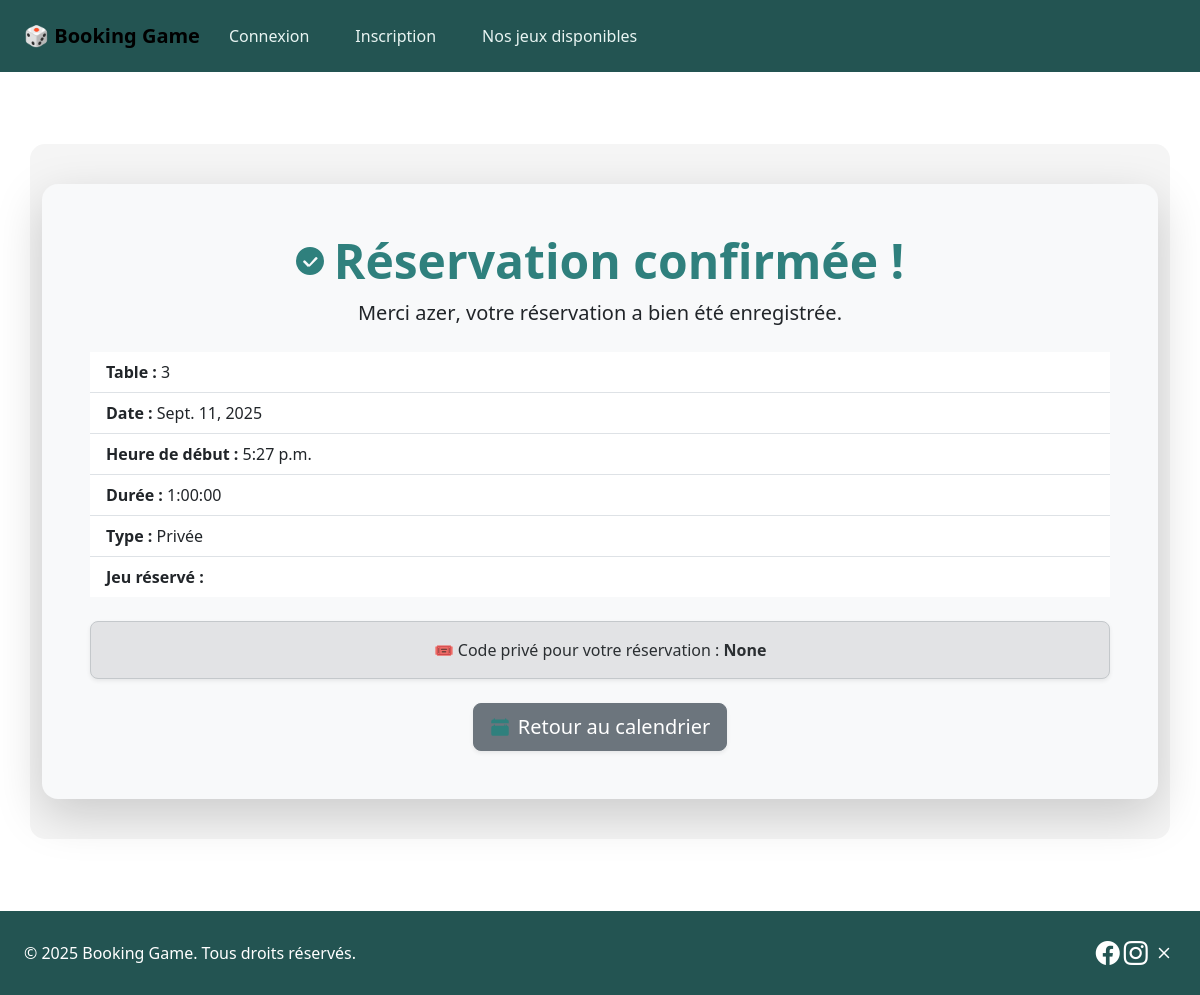
Before: /booking-confirmation/1/ with the older database file.
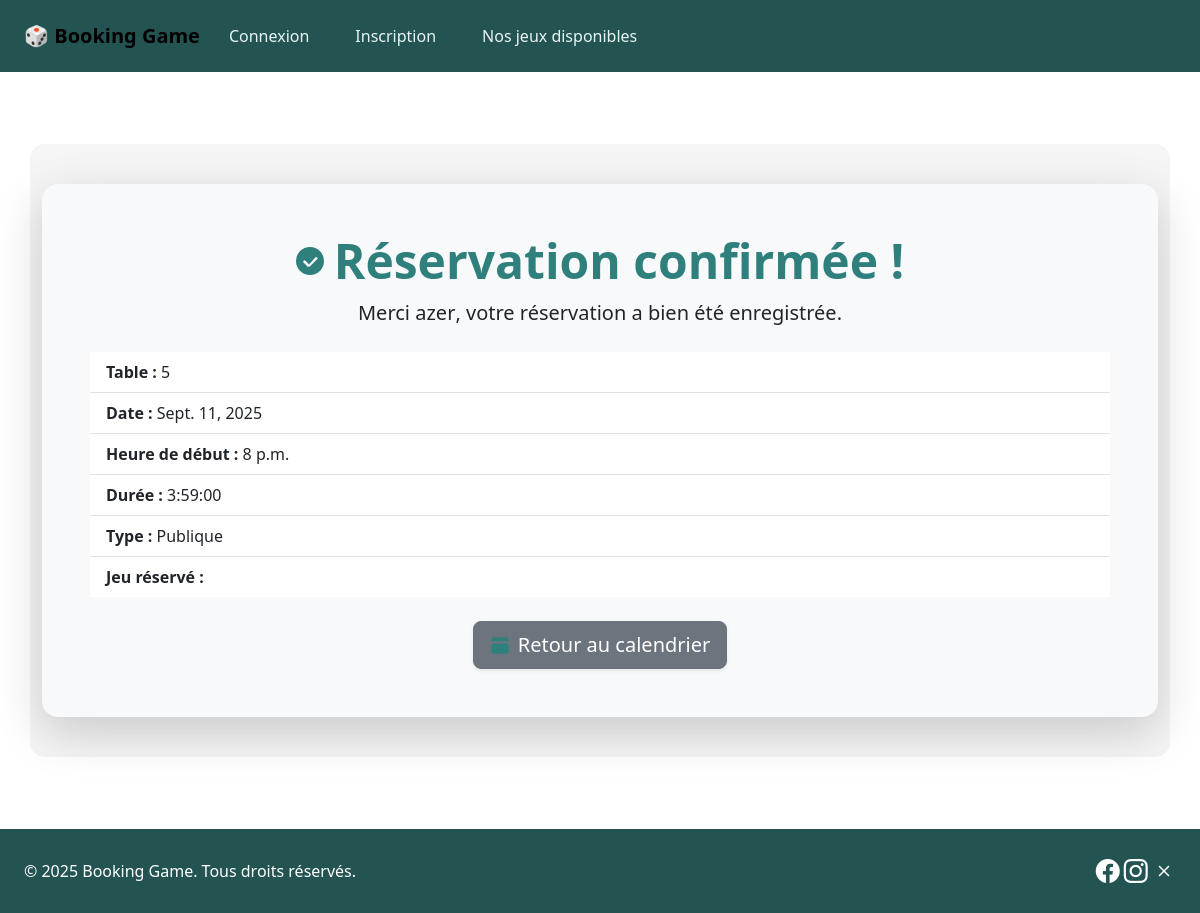
After: the same page with the newer database file.
### tables_app/models.py (models this page shows, shortened)
class Booking(models.Model):
    date = models.DateField(default=timezone.now)
    start_time = models.TimeField()
    duration = models.DurationField(help_text="Durée (HH:MM:SS)")
    booking_type = models.CharField(max_length=10, choices=BookingType.choices)
    table = models.ForeignKey("Table", on_delete=models.CASCADE)
    main_customer = models.ForeignKey(settings.AUTH_USER_MODEL, on_delete=models.CASCADE, related_name='bookings')
    code = models.CharField(max_length=10, blank=True, null=True)  # ajout du code
    game = models.ForeignKey("tables_app.Game", on_delete=models.SET_NULL, null=True, blank=True)
    custom_game = models.CharField(max_length=100, blank=True, null=True)

class Table(models.Model):
    number_table = models.IntegerField(unique=True)
    capacity_table = models.IntegerField()
    state_table = models.CharField(max_length=10, choices=TableEtat.choices, default=TableEtat.LIBRE)
    game_table = models.ForeignKey("Game", null=True, blank=True, on_delete=models.SET_NULL)
    code_table = models.CharField(max_length=20, null=True, blank=True)
    customer_table = models.ManyToManyField(settings.AUTH_USER_MODEL,
                                            blank=True,
                                            related_name='joined_tables')

### users_app/models.py (models this page shows, shortened)
class User(AbstractUser):
    username = models.EmailField(unique=True)
    pseudo = models.CharField(max_length=50, unique=True)
    phone = models.CharField(max_length=20, blank=True, null=True)
    favorite_games = models.ManyToManyField("tables_app.Game", blank=True, related_name='fans')

### tables_app/views.py (the view)
# urls.py: path('booking-confirmation/<int:booking_id>/', views.booking_confirmation, name='booking_confirmation'),
def booking_confirmation(request, booking_id):
    booking = get_object_or_404(Booking, id=booking_id)
    return render(request, "tables_app/booking_confirmation.html", {
        "booking": booking
    })

### tables_app/templates/tables_app/booking_confirmation.html (shortened to what this page needs)
{% extends "base.html" %}
{% load static %}
{% block content %}
<div class="container my-5">
    <div class="card shadow-lg border-0 rounded-4 bg-light">
        <div class="card-body text-center p-5">
            <div class="mb-4 text-center">
    <h1 class="display-5 fw-bold"
        style="color:#2F807D; display:flex; justify-content:center; align-items:center; gap:10px;">
        <svg xmlns="http://www.w3.org/2000/svg" width="28" height="28"
             fill="#2F807D" class="bi bi-check-circle-fill" viewBox="0 0 16 16">
            <path d="M16 8A8 8 0 1 1 0 8a8 8 0 0 1 16 0zM6.97 11.03
                     a.75.75 0 0 0 1.07.02l3.992-3.99
                     a.75.75 0 1 0-1.06-1.06L7.5
                     9.939 5.383 7.823a.75.75 0
                     0 0-1.06 1.06l2.647 2.646z"/>
        </svg>
        Réservation confirmée !
    </h1>
    <p class="lead text-dark">
        Merci <strong>{{ booking.main_customer.pseudo }}</strong>,
        votre réservation a bien été enregistrée.
    </p>
</div>
            <ul class="list-group list-group-flush text-start mb-4">
                <li class="list-group-item"><strong>Table :</strong> {{ booking.table.number_table }}</li>
                <li class="list-group-item"><strong>Date :</strong> {{ booking.date }}</li>
                <li class="list-group-item"><strong>Heure de début :</strong> {{ booking.start_time }}</li>
                <li class="list-group-item"><strong>Durée :</strong> {{ booking.duration }}</li>
                <li class="list-group-item"><strong>Type :</strong> {{ booking.get_booking_type_display }}</li>
                <li class="list-group-item"><strong>Jeu réservé :</strong> {{ game_name }}</li>
            </ul>
            {% if booking.booking_type == "privée" %}
            <div class="alert alert-secondary rounded-3 shadow-sm">
                🎟️ Code privé pour votre réservation :
                <strong>{{ booking.code }}</strong>
            </div>
            {% endif %}
            <div class="mt-4 text-center">
    <a href="{% url 'tables_app:calendar' %}?date={{ booking.date }}"
       class="btn btn-secondary btn-lg shadow-sm d-inline-flex align-items-center gap-2">
        Retour au calendrier
    </a>
</div>
        </div>
    </div>
</div>
{% endblock %}

Changed rows visible on the page:
changed Booking "azer": table.number_table "3" → "5"; start_time "5:27 p.m." → "8 p.m."; duration "1:00:00" → "3:59:00"; booking_type "Privée" → "Publique"; code "None" → (not shown)
Other visible differences:
text no longer shown: "🎟️ Code privé pour votre réservation :"
